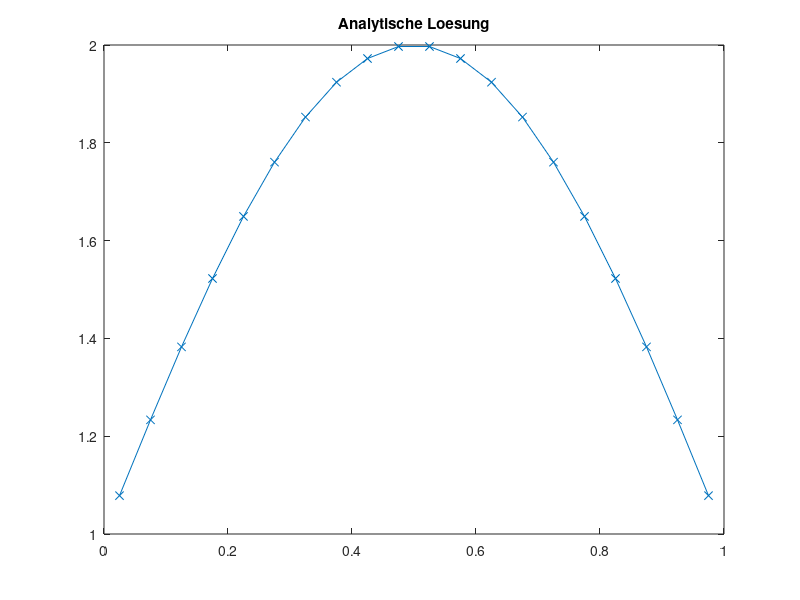
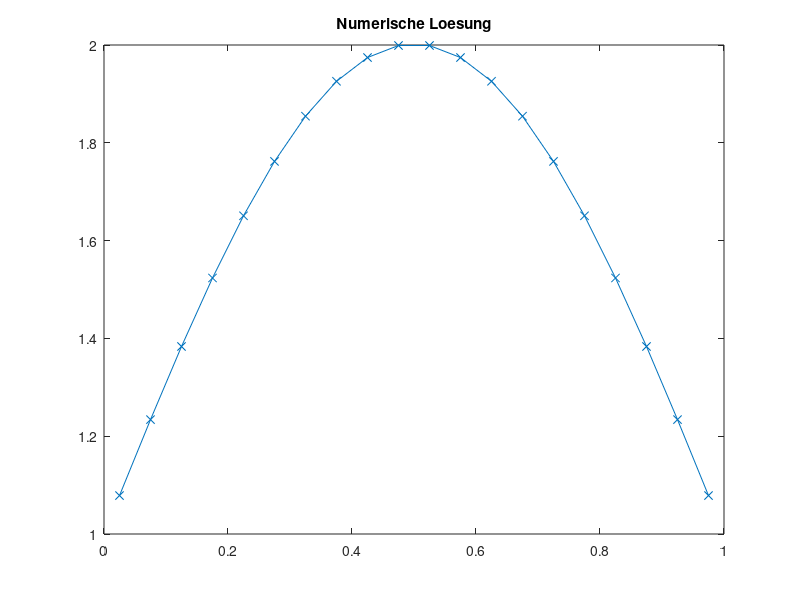
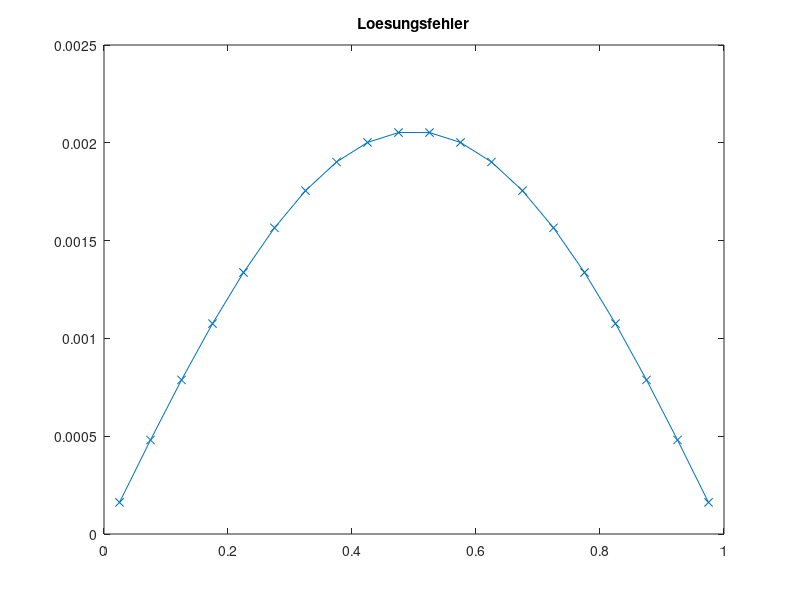
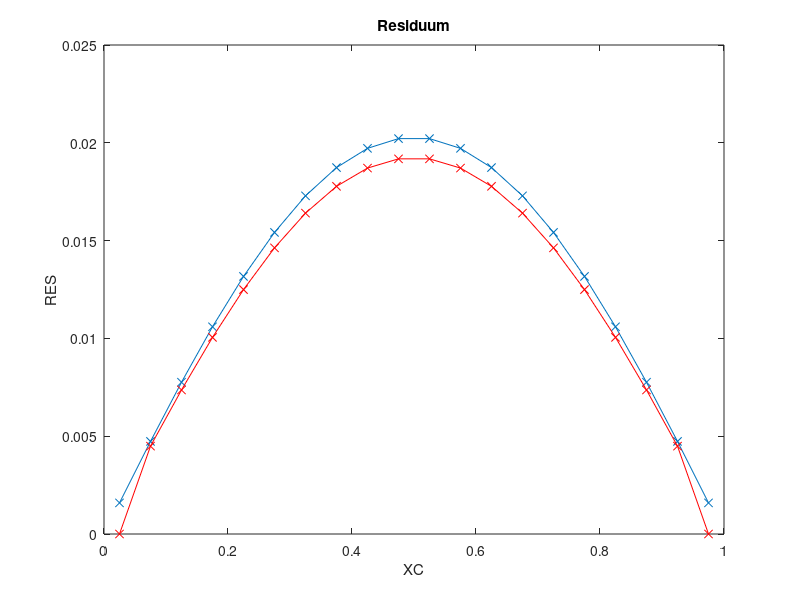

Recreate these plots in MATLAB, in order.
clc
clear all
close all

SOL=@(x) sin(pi*x)+1;
MSOL=@(x)-pi^2*sin(pi*x);
DIF=1.0;
KONV=1.0;
BETA=0.5
XMIN=0.0;
XMAX=1.0;

N=20; % KV's

X = linspace(XMIN, XMAX, N+1);
XC = (X(1:N)+X(2:N+1))/2;
XCR = [XMIN, XC, XMAX];

%%% ANALYTISCHE LÖSUNG
TA = zeros(1, N);
for I=1:N
  TA(I)=SOL(XC(I));
end

figure(1)
plot(XC, TA, 'x-');
title('Analytische Loesung')

%%% FVM Lösung

% Randbedingungen
RBE = SOL(XMAX);
RBW = SOL(XMIN);

% Koeffizienten speichern
AP = zeros(1, N);
AE = zeros(1, N);
AW = zeros(1, N);

for I=1:N
  DX = X(I+1)-X(I);

  DXE = XCR(I+2)-XCR(I+1);
  DXW = XCR(I+1)-XCR(I);

  AE(I) = DIF/(DXE*DX);
  AW(I) = DIF/(DXW*DX);

  AP(I) = -AE(I)-AW(I);
end

% Gesamtgleichungssystem aufstellen
A = zeros(N);
b = zeros(N,1);

for I=1:N
  b(I) = MSOL(XC(I));

  % Hauptdiagonale
  A(I,I) = AP(I);

  % Westliche Nebendiagonale
  if mod(I,N)==1
    b(I) = b(I)-AW(I)*RBW;
  else
    A(I, I-1) = AW(I);
  end

  % Östliche Nebendiagonale
  if mod(I,N)==0
    b(I) = b(I)-AE(I)*RBE;
  else
    A(I, I+1) = AE(I);
  end
end

T=A\b;

figure(2)
plot(XC, T, 'x-');
title('Numerische Loesung')

%%% Lösungsfehler berechnen
SERR=0.0;
ERR=zeros(1, N);
for I=1:N
    ERR(I)=T(I)-TA(I);
    SERR=SERR+ERR(I)^2;
end
SERR=sqrt(SERR/(N));

figure(3)
plot(XC, ERR, 'x-');
title('Loesungsfehler')

fprintf('Summierter Fehler %16.10e \n', SERR);


%%% ORDNUNG  BESTIMMEN
ERR5=2.3729365914e-02;
ERR10=5.8445323862e-03;
ERR20=1.4557255137e-03;
ERR40=3.6359464498e-04;
op=log((ERR5)/(ERR10))/log(2);
fprintf('Ordnung des Verfahrens %16.10e \n',op  );
op=log((ERR10)/(ERR20))/log(2);
fprintf('Ordnung des Verfahrens %16.10e \n',op  );
op=log((ERR20)/(ERR40))/log(2);
fprintf('Ordnung des Verfahrens %16.10e \n',op  );


%%% RESIDUUM BERECHNEN
t=zeros(N, 1);
for I=1:N
    t(I)=SOL(XC(I));
end

RES=A*t-b;

figure(4)
plot(XC,RES,'x-');

xlabel('XC')
ylabel('RES')
title('Residuum')

%%% Truncation Error berechnen

% b ohne Randwerte
TE=zeros(1, N);
for I=1:N
  b(I) = MSOL(XC(I));
end

for I=3:N-2
  DX = X(I+1)-X(I);
  TE(I) = (DX/24 * (b(I+1) - 2*b(I) + b(I-1)))... % TE_source
        + ((T(I+2)-3*T(I+1)+3*T(I)-T(I-1))/(24*DX))... % TE_e
        - ((T(I+1)-3*T(I)+3*T(I-1)-T(I-2))/(24*DX)); % TE_w
end;

% TE Sonderfälle für Randvolumen
I=2;
DX = X(I+1)-X(I);
TE(I) = (DX/24 * (b(I+1) - 2*b(I) + b(I-1)))... % TE_source
      + ((T(I+2)-3*T(I+1)+3*T(I)-T(I-1))/(24*DX))... % TE_e
      - ((T(I+1)-3*T(I)+4*T(I-1)-2*RBW)/(24*DX)); % TE_w

I = N-1;
DX = X(I+1)-X(I);
TE(I) = (DX/24 * (b(I+1) - 2*b(I) + b(I-1)))... % TE_source
      + ((2*RBE-4*T(I+1)+3*T(I)-T(I-1))/(24*DX))... % TE_e
      - ((T(I+1)-3*T(I)+3*T(I-1)-T(I-2))/(24*DX)); % TE_w

hold on;
plot(XC, (N-1).*TE, 'rx-');
